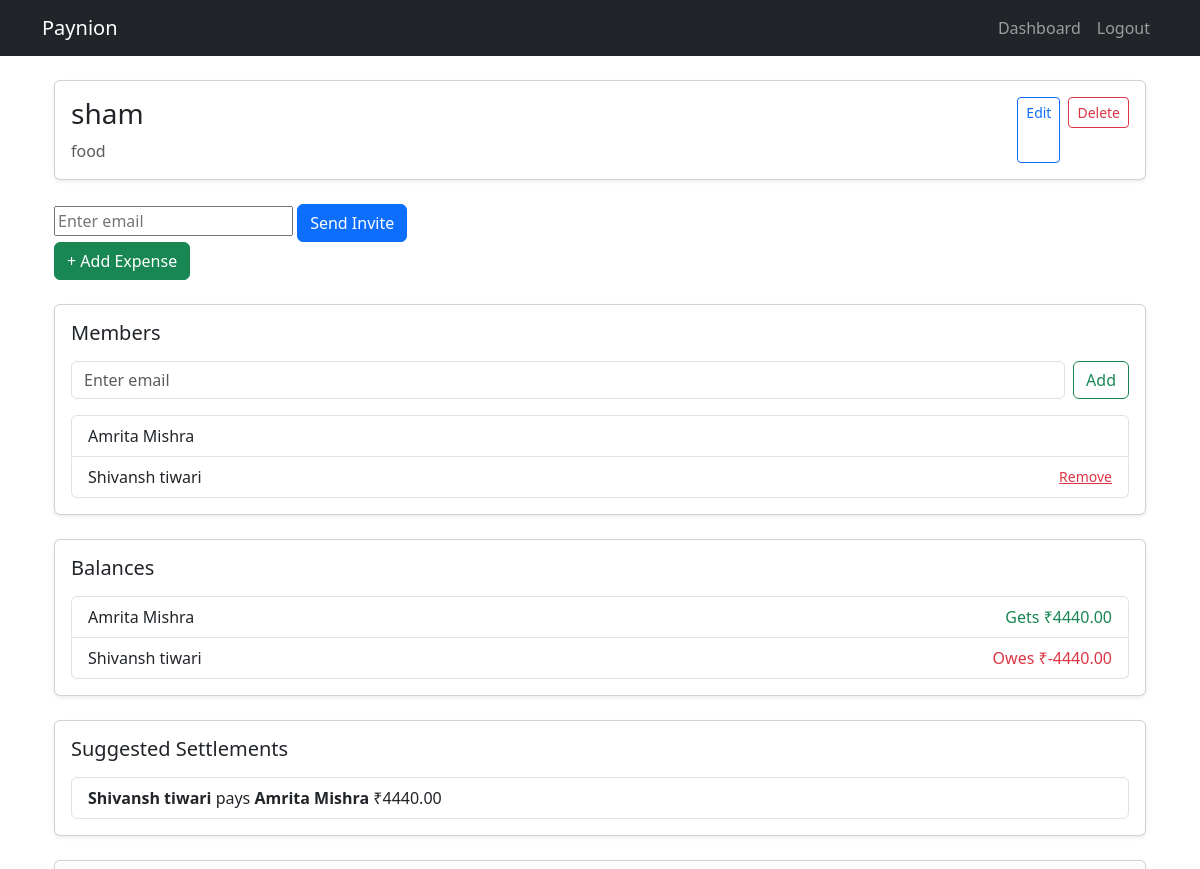
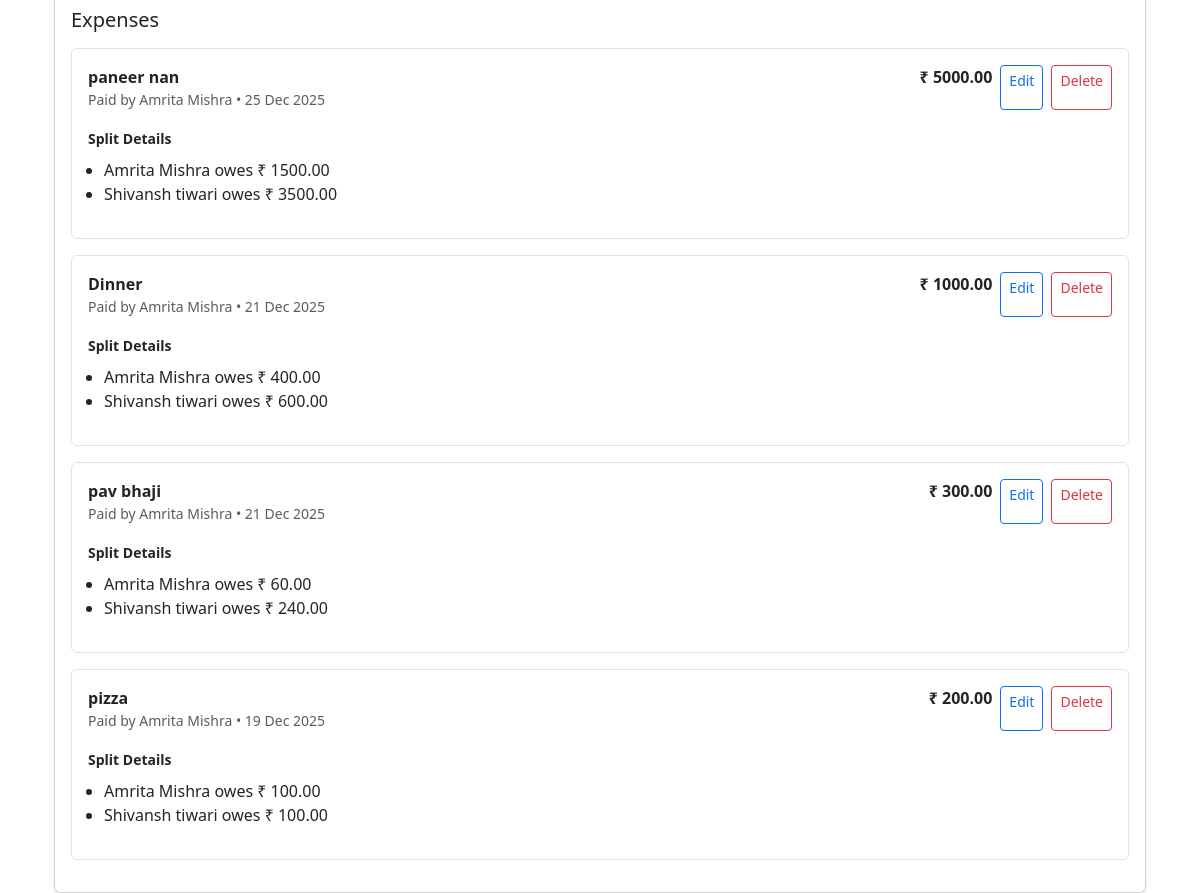
The page /groups/detail/1/ (signed in) on the database its author committed (2 pictures, top to bottom).
### groups/models.py (models this page shows, shortened)
class Group(models.Model):
    title = models.CharField(max_length=255, null=True, blank=True)
    description = models.TextField(blank=True, null=True)
    members = models.ManyToManyField(User, related_name="group_members")
    created_by = models.ForeignKey(User, on_delete=models.CASCADE, related_name="created_groups")
    created_at = models.DateTimeField(auto_now_add=True)

### accounts/models.py (models this page shows, shortened)
class CustomUser(AbstractUser):
    email = models.EmailField(unique=True)
    full_name = models.CharField(max_length=255)
    phone = models.CharField(max_length=10, blank=True, null=True)
    profile_image = models.ImageField(upload_to=user_profile_path, default='default_profile.png')
    bio = models.CharField(max_length=255, blank=True, null=True)
    USERNAME_FIELD = 'email'
    REQUIRED_FIELDS = ['username', 'full_name']   # keep username but don't use for login

### expenses/models.py (models this page shows, shortened)
class Expense(models.Model):
    SPLIT_TYPES = [
        ("equal", "Equal"),
        ("percentage", "Percentage"),
        ("custom", "Custom"),
    ]
    group = models.ForeignKey(Group, on_delete=models.CASCADE, related_name="expenses")
    amount = models.DecimalField(max_digits=10, decimal_places=2)
    description = models.CharField(max_length=255)
    paid_by = models.ForeignKey(User, on_delete=models.CASCADE, related_name="paid_expenses")
    split_type = models.CharField(max_length=20, choices=SPLIT_TYPES, default="equal")
    created_at = models.DateTimeField(auto_now_add=True)
    class Meta:
        ordering = ["-created_at"]   # 🔥 newest expense first

class ExpenseSplit(models.Model):
    expense = models.ForeignKey(Expense, on_delete=models.CASCADE, related_name="splits")
    user = models.ForeignKey(User, on_delete=models.CASCADE, related_name="expense_splits")
    amount = models.DecimalField(max_digits=10, decimal_places=2)

### groups/views.py (the view)
# urls.py: path("detail/<int:group_id>/", views.group_detail, name="group_detail"),
@login_required
def group_detail(request, group_id):
    group = get_object_or_404(Group, id=group_id)
    expenses = group.expenses.all().order_by("-created_at")
    balances = calculate_group_balances(group)
    settlements = calculate_settlements(balances)
    is_admin = request.user == group.created_by
    return render(request, "groups/group_detail.html", {
        "group": group,
        "expenses": expenses,
        "balances": balances,
        "settlements": settlements,
        "is_admin": is_admin,
    })

### expenses/utils.py (called while the page is built)
def calculate_group_balances(group):
    balances = defaultdict(float)
    for expense in group.expenses.all():
        balances[expense.paid_by] += float(expense.amount)
        for split in expense.splits.all():
            balances[split.user] -= float(split.amount)
    return dict(balances)

def calculate_settlements(balances):
    creditors = []
    debtors = []
    for user, amount in balances.items():
        if amount > 0:
            creditors.append([user, amount])
        elif amount < 0:
            debtors.append([user, -amount])  # store positive debt
    settlements = []
    i = j = 0
    while i < len(debtors) and j < len(creditors):
        debtor, debt = debtors[i]
        creditor, credit = creditors[j]
        settled_amount = min(debt, credit)
        settlements.append({
            "from": debtor,
            "to": creditor,
            "amount": settled_amount
        })
        debtors[i][1] -= settled_amount
        creditors[j][1] -= settled_amount
        if debtors[i][1] == 0:
            i += 1
        if creditors[j][1] == 0:
            j += 1
    return settlements

### groups/templates/groups/group_detail.html (shortened to what this page needs)
{% extends "base.html" %}
{% block content %}
<div class="container mt-4">
  <div class="card shadow-sm mb-4">
    <div class="card-body d-flex justify-content-between">
      <div>
        <h3>{{ group.title }}</h3>
        <p class="text-muted mb-0">{{ group.description }}</p>
      </div>
      {% if request.user == group.created_by %}
      <div class="d-flex gap-2">
        <a href="{% url 'groups:edit_group' group.id %}" class="btn btn-sm btn-outline-primary">Edit</a>
        <form method="POST" action="{% url 'groups:delete_group' group.id %}">
          <button class="btn btn-sm btn-outline-danger">Delete</button>
        </form>
      </div>
      {% endif %}
    </div>
  </div>
  {% if request.user == group.created_by %}
  <form method="post" action="{% url 'groups:send_invite' group.id %}">
      <input type="email" name="email" placeholder="Enter email" required>
      <button class="btn btn-primary">Send Invite</button>
  </form>
  {% endif %}
  <div class="mb-4">
    <a href="{% url 'add_expense' group.id %}" class="btn btn-success">
      + Add Expense
    </a>
  </div>
  <div class="card shadow-sm mb-4">
    <div class="card-body">
      <h5 class="mb-3">Members</h5>
      {% if request.user == group.created_by %}
      <form method="POST" action="{% url 'groups:add_member' group.id %}" class="d-flex gap-2 mb-3">
        <input type="email" name="email" class="form-control" placeholder="Enter email" required>
        <button class="btn btn-outline-success">Add</button>
      </form>
      {% endif %}
      <ul class="list-group">
        {% for member in group.members.all %}
        <li class="list-group-item d-flex justify-content-between align-items-center">
          {{ member.full_name }}
          {% if request.user == group.created_by and member != request.user %}
          <a href="{% url 'groups:remove_member' group.id member.id %}"
             class="text-danger small"
             onclick="return confirm('Remove this member?');">
            Remove
          </a>
          {% endif %}
        </li>
        {% endfor %}
      </ul>
    </div>
  </div>
    <div class="card shadow-sm mb-4">
      <div class="card-body">
        <h5 class="mb-3">Balances</h5>
        <ul class="list-group">
          {% for user, balance in balances.items %}
            <li class="list-group-item d-flex justify-content-between">
              <span>{{ user.full_name }}</span>
              {% if balance > 0 %}
                <span class="text-success">Gets ₹{{ balance|floatformat:2 }}</span>
              {% elif balance < 0 %}
                <span class="text-danger">Owes ₹{{ balance|floatformat:2 }}</span>
              {% else %}
                <span class="text-muted">Settled</span>
              {% endif %}
            </li>
          {% endfor %}
        </ul>
      </div>
    </div>
    <div class="card shadow-sm mb-4">
      <div class="card-body">
        <h5 class="mb-3">Suggested Settlements</h5>
        {% if settlements %}
          <ul class="list-group">
            {% for s in settlements %}
            <li class="list-group-item">
              <strong>{{ s.from.full_name }}</strong>
              pays
              <strong>{{ s.to.full_name }}</strong>
              ₹{{ s.amount|floatformat:2 }}
            </li>
            {% endfor %}
          </ul>
        {% else %}
          <p class="text-muted">All settled 🎉</p>
        {% endif %}
      </div>
    </div>
  <div class="card shadow-sm">
    <div class="card-body">
      <h5 class="mb-3">Expenses</h5>
      {% for exp in expenses %}
      <div class="border rounded p-3 mb-3">
        <div class="d-flex justify-content-between">
          <div>
            <strong>{{ exp.description }}</strong>
            <div class="text-muted small">
              Paid by {{ exp.paid_by.full_name }} • {{ exp.created_at|date:"d M Y" }}
            </div>
          </div>
          <div class="d-flex gap-2">
            <span class="fw-semibold">₹ {{ exp.amount }}</span>
            <a href="{% url 'edit_expense' exp.id %}" class="btn btn-sm btn-outline-primary">Edit</a>
            <a href="{% url 'delete_expense' exp.id %}"
               class="btn btn-sm btn-outline-danger"
               onclick="return confirm('Delete expense?');">
              Delete
            </a>
          </div>
        </div>
        <div class="mt-3">
          <small class="fw-semibold">Split Details</small>
          <ul class="mt-2 ps-3">
            {% for split in exp.splits.all %}
            <li>{{ split.user.full_name }} owes ₹ {{ split.amount }}</li>
            {% empty %}
            <li class="text-muted">Split not calculated</li>
            {% endfor %}
          </ul>
        </div>
      </div>
      {% empty %}
      <p class="text-muted">No expenses yet.</p>
      {% endfor %}
    </div>
  </div>
</div>
{% endblock %}

### rows shown on the page
Group: title "sham", description "food"
CustomUser: full_name "Amrita Mishra", balance "4440.00"
CustomUser: full_name "Shivansh tiwari", shows "Remove", balance "-4440.00", from.full_name "Shivansh tiwari", to.full_name "Amrita Mishra", amount "4440.00"
Expense: description "paneer nan", paid_by.full_name "Amrita Mishra", created_at "25 Dec 2025", amount "5000.00"
ExpenseSplit: user.full_name "Amrita Mishra", amount "1500.00"
ExpenseSplit: user.full_name "Shivansh tiwari", amount "3500.00"
Expense: description "Dinner", paid_by.full_name "Amrita Mishra", created_at "21 Dec 2025", amount "1000.00"
ExpenseSplit: user.full_name "Amrita Mishra", amount "400.00"
ExpenseSplit: user.full_name "Shivansh tiwari", amount "600.00"
Expense: description "pav bhaji", paid_by.full_name "Amrita Mishra", created_at "21 Dec 2025", amount "300.00"
ExpenseSplit: user.full_name "Amrita Mishra", amount "60.00"
ExpenseSplit: user.full_name "Shivansh tiwari", amount "240.00"
Expense: description "pizza", paid_by.full_name "Amrita Mishra", created_at "19 Dec 2025", amount "200.00"
ExpenseSplit: user.full_name "Amrita Mishra", amount "100.00"
ExpenseSplit: user.full_name "Shivansh tiwari", amount "100.00"
